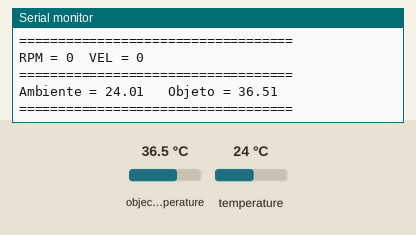
Recording of a sketch running on a simulated Arduino Uno, built with avr-gcc and run on an emulated ATmega328P. Shown: the last lines printed to the serial monitor. Inputs (shaded band) come from the test bench; at power-on: object temperature 36.5 °C, temperature 24 °C.

Above: at 1.8 s.
1.9 s: object temperature set to 20 °C
At 2.41 s:
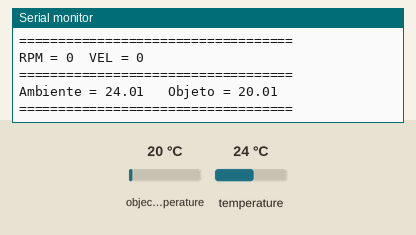
3.4 s: temperature set to 12 °C
At 3.68 s:
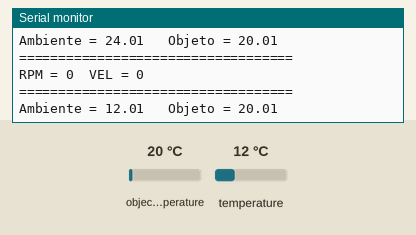
4.9 s: object temperature set to 26 °C
At 4.98 s:
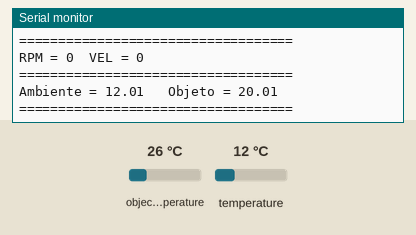
Timing chart, 0 to 7.9 s (numbered marks = the images above; inputs shaded):
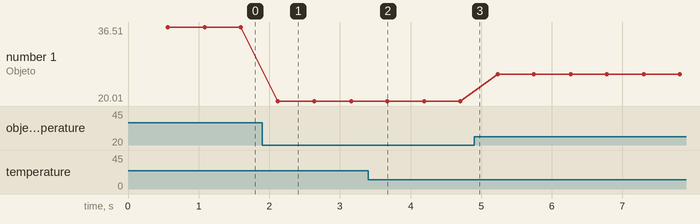

Measured:
- after the input at 1.9 s, the serial monitor: prints a new line after 0.22 s (image 1)
- after the input at 3.4 s, the serial monitor: prints a new line after 0.27 s (image 2)
- plotted number 1: 36.51 → 20.01 after the input at 1.9 s, 20.01 → 26.01 after the input at 4.9 s

The sketch:

HC-12_transm.ino
```cpp
#include <SoftwareSerial.h>
#include <Adafruit_MLX90614.h> //Sensor de temperatura

SoftwareSerial HC12(6, 7); // HC-12 TX Pin, HC-12 RX Pin
Adafruit_MLX90614 mlx = Adafruit_MLX90614();

unsigned long Temp_millisInicial = 0; //tempo inicial para temperatura
unsigned long Velocidade_millisInicial = 0; //tempo inicial para velocidade
unsigned long int telemetria_millisInicial = 0; // tempo inicial para telemetria

volatile int pulsosRPM = 0; //contador de pulsos para RPM

unsigned int RPM = 0; //frequencia de rotacoes em RPM
unsigned int VEL = 0; //velocidade em km/h

double temp_amb;
double temp_obj;

void setup() {
  Serial.begin(9600);             // Serial port to computer
  HC12.begin(9600);               // Serial port to HC12
  mlx.begin(); //inicializa o sensor de temperatura

}

void loop() {

  temperatura();
  velocidade_RPM();

  if((millis()-telemetria_millisInicial) > 1000){
    noInterrupts();
    String enviar = "";
    enviar += (String(temp_obj) + "," + String(temp_amb) + "," + String(RPM) + "," + String(VEL));
    HC12.println(enviar);
    telemetria_millisInicial = millis();
    interrupts();
  }
}
```

temp.ino
```cpp
void temperatura()
{
  if((millis() - Temp_millisInicial) > 500){
    //Leitura da temperatura ambiente e do objeto
    //(para leitura dos valores em Fahrenheit, utilize
    //mlx.readAmbientTempF() e mlx.readObjectTempF()

    temp_amb = mlx.readAmbientTempC();
    temp_obj = mlx.readObjectTempC();
    Serial.print("Ambiente = ");
    Serial.print(temp_amb);
    Serial.print("   Objeto = ");
    Serial.println(temp_obj);
    Serial.println("===================================");
    Temp_millisInicial = millis();
  }
}
```

velo.ino
```cpp
void velocidade_RPM()
{
  if((millis() - Velocidade_millisInicial) > 500){

    noInterrupts();
    RPM = (pulsosRPM/1 /*numero de pulsos na roda*/)*600;
    VEL = (RPM*2*3.14/* raio */*3.6)/60;
    Serial.print ("RPM = ");
    Serial.print (RPM);
    Serial.print ("  VEL = ");
    Serial.println (VEL);
    pulsosRPM = 0;
    Serial.println("===================================");
    Velocidade_millisInicial = millis();
    interrupts();
  }
}

void tacometro ()
{
  pulsosRPM++;
}
```
